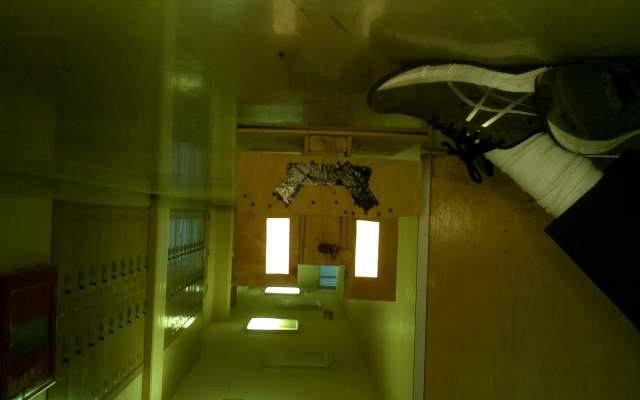
#> input picture oldimages/1.png, 1280 x 800 px (shown at 1/2 size)
$ python -i vision.py   (imports and definitions only)
#> lines starting #> are read from the running program, lines starting #| are printed output that depends on the picture; after the words box and inside, x2 and y2 are one past the last pixel; in counts of white or black regions, pixels touching at a corner belong together
### camera.py
from picamera.array import PiRGBArray
from picamera import PiCamera
import time

class Camera():

    def __init__(self, exposure=0):
#> further down, picture is the input picture: shape (800, 1280, 3); mean B, G, R 9.3, 59.1, 59
        self.camera = PiCamera()
        self.camera.exposure_compensation = exposure
        self.rawCapture = PiRGBArray(self.camera)
        time.sleep(0.1)

    # [5 lines left out: function getFrame, not called in this run]

### vision.py
import cv2 as cv
import numpy as np
import math
from camera import Camera
import time
from operator import itemgetter
from os import listdir
from random import random

CONST_VERTFOV = math.radians(41.41) #vertical field of view
CONST_HORZFOV = math.radians(53.50) #horizontal field of view
CONST_IMG_HEIGHT = 800 #pixels
CONST_IMG_WIDTH = 1280 #pixels
CONST_DIST_RATIO = 6.25 / 5 #ratio of distance between tapes to height of tape

# [4 lines left out: function displayImage, not called in this run]

def filterImageTape(input):
	input = cv.blur(input, (5,5))
	input = cv.cvtColor(input, cv.COLOR_BGR2HSV)
#> input: shape (800, 1280, 3); mean H, S, V 31, 234.1, 62.7
	#return cv.inRange(input, np.array([100,100,100]), np.array([255,255,255]), input) #white light BGR
	return cv.inRange(input, np.array([0,0,200]), np.array([50,100,255]), input) #white light HSV
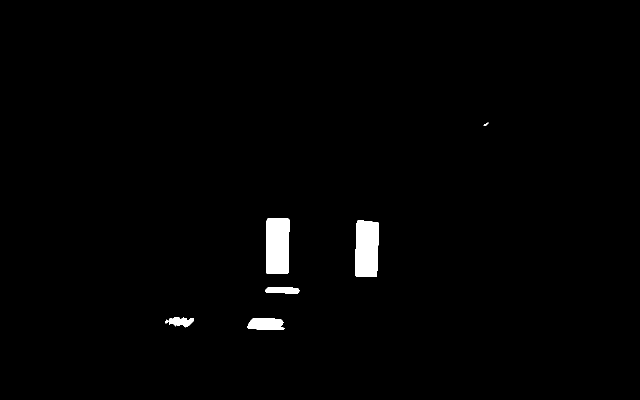
#> returned value: shape (800, 1280) (shown at 1/2 size); 1.3% white; 7 white regions, largest, box (x1, y1, x2, y2) and area: (532, 436, 579, 548) 5020, (710, 441, 758, 554) 4917, (495, 636, 569, 659) 1458

def findContours(input):
    return cv.findContours(input, cv.RETR_LIST, cv.CHAIN_APPROX_NONE)

# [53 lines left out: functions filterContours, drawContours, not called in this run]

def findVertices(contour):
    return cv.boxPoints(cv.minAreaRect(contour))

# [24 lines left out: functions findMid, estimateMid, not called in this run]

def findAngle(mid):
    radians = (mid - CONST_IMG_WIDTH / 2) * CONST_HORZFOV / CONST_IMG_WIDTH
    return math.degrees(radians)

# [1 line that did not run here, left out]
# [1 line not run here, left out]

# [61 lines left out: functions vision, getAngle, not called in this run]

def main():
    vision()
    #getAngle()

# [2 lines not run here, left out]

>>> import cv2
>>> picture = cv2.imread('oldimages/1.png')
>>> result = filterImageTape(picture)

$ run again, on oldimages/tape3.png
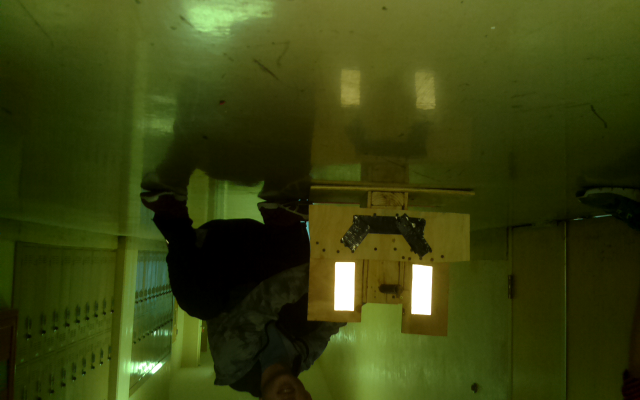
#> input picture oldimages/tape3.png, 1280 x 800 px (shown at 1/2 size)
#> picture is the input picture: shape (800, 1280, 3); mean B, G, R 16.2, 64.9, 56.6
#> in filterImageTape, `return cv.inRange(input, np.array([0,0,200]), np.array([50,100,255]), ..`:
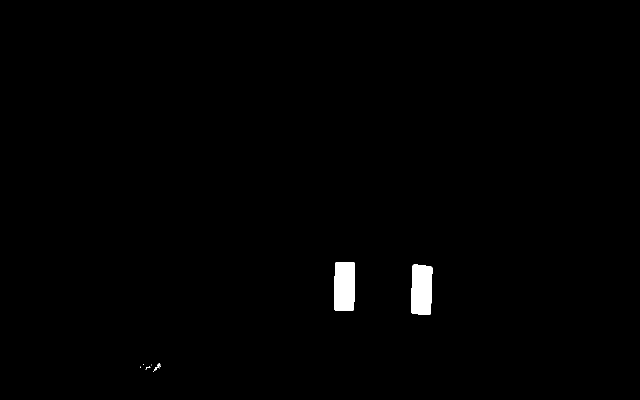
#> returned value: shape (800, 1280) (shown at 1/2 size); 0.77% white; 8 white regions (4 under 20 px), largest, box (x1, y1, x2, y2) and area: (668, 524, 710, 622) 3898, (823, 529, 865, 630) 3885, (306, 726, 322, 744) 69, (291, 733, 301, 739) 22

$ run again, on oldimages/tape4.png
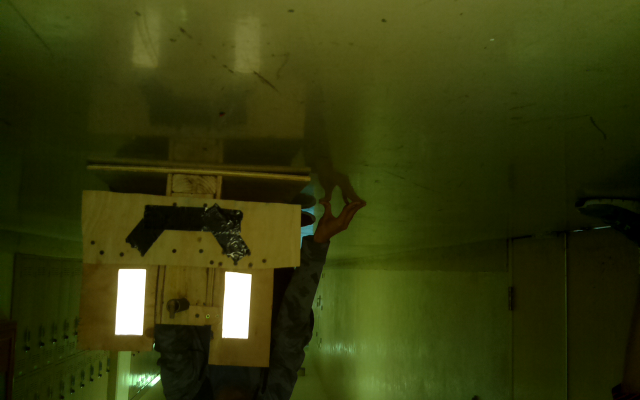
#> input picture oldimages/tape4.png, 1280 x 800 px (shown at 1/2 size)
#> picture is the input picture: shape (800, 1280, 3); mean B, G, R 14, 57.5, 52.9
#> in filterImageTape, `return cv.inRange(input, np.array([0,0,200]), np.array([50,100,255]), ..`:
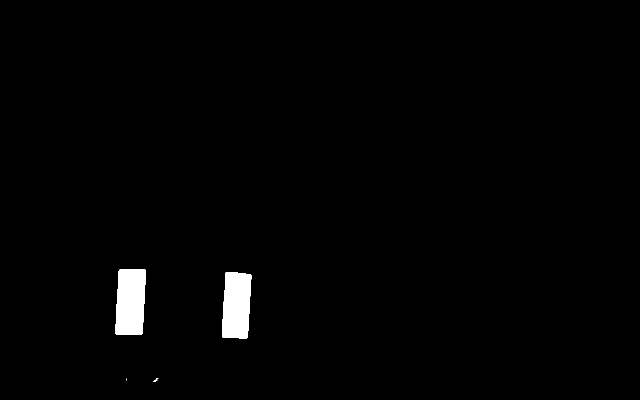
#> returned value: shape (800, 1280) (shown at 1/2 size); 1.4% white; 5 white regions (2 under 20 px), largest, box (x1, y1, x2, y2) and area: (231, 538, 292, 670) 7164, (444, 544, 503, 677) 6793, (306, 756, 317, 764) 35

$ run again, on oldimages/tape5.png
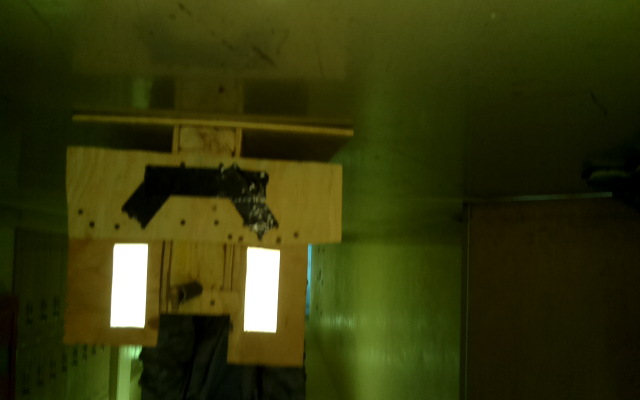
#> input picture oldimages/tape5.png, 1280 x 800 px (shown at 1/2 size)
#> picture is the input picture: shape (800, 1280, 3); mean B, G, R 11.9, 54.1, 51.6
#> in filterImageTape, `return cv.inRange(input, np.array([0,0,200]), np.array([50,100,255]), ..`:
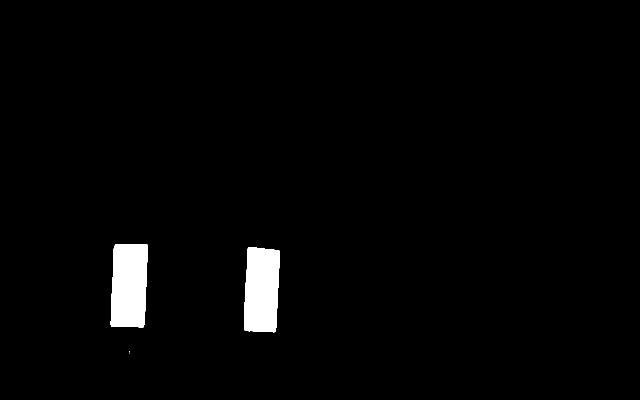
#> returned value: shape (800, 1280) (shown at 1/2 size); 2.2% white; 4 white regions (2 under 20 px), largest, box (x1, y1, x2, y2) and area: (221, 488, 296, 655) 11272, (488, 494, 560, 665) 10813
